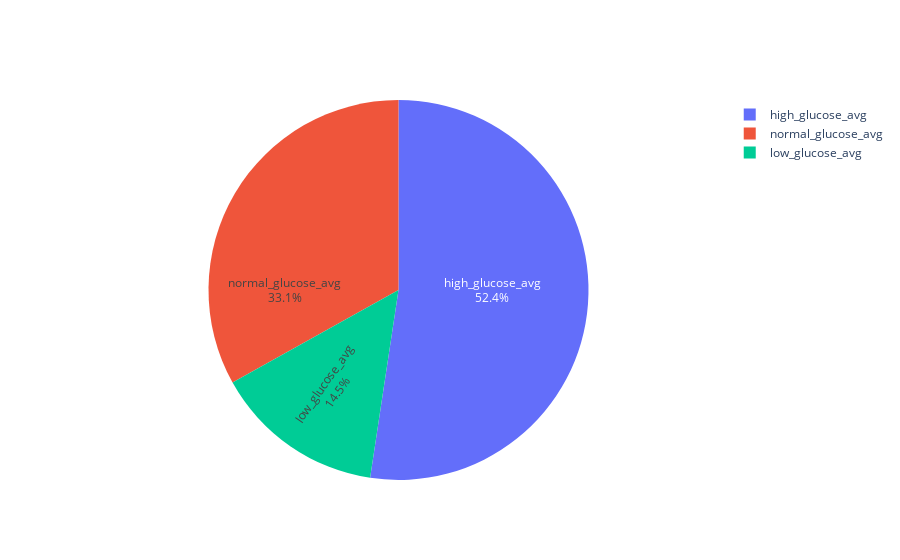

Notebook code cell kept with this figure:
### Code cell
import plotly.graph_objects as go

labels = ['low_glucose_avg','normal_glucose_avg','high_glucose_avg']
values = [727,1657,2623]

fig = go.Figure(data=[go.Pie(labels=labels, values=values, textinfo='label+percent',
                             insidetextorientation='radial'
                            )])
fig.show()

### Figure 1 — Plotly figure (JSON) as saved in the notebook; plotly's stock layout.template omitted (floating-point values rounded to 4 significant figures)
{"data": [{"insidetextorientation": "radial", "labels": ["low_glucose_avg", "normal_glucose_avg", "high_glucose_avg"], "textinfo": "label+percent", "type": "pie", "values": [727, 1657, 2623]}], "layout": {}}
